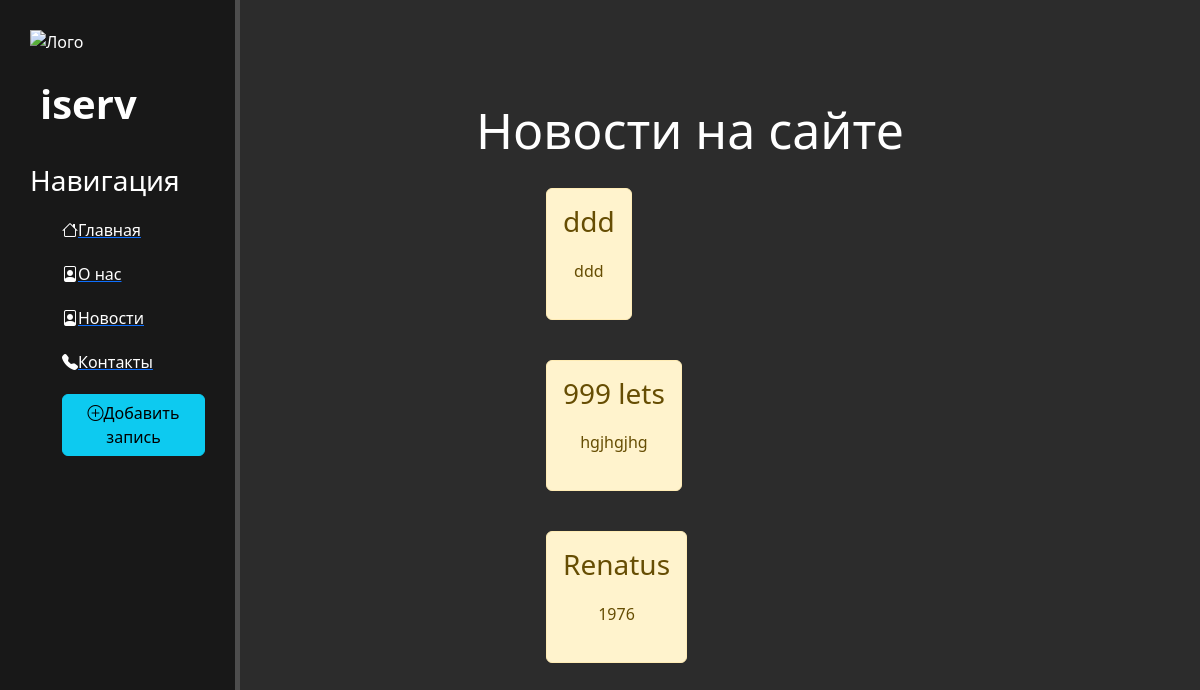
Page /news/ on the committed database.
### news/models.py (models this page shows, shortened)
class Articles(models.Model):
    title=models.CharField('Название', max_length=50)
    anons=models.CharField('Анонс', max_length=250)
    full_text=models.TextField('Статья')
    date=models.DateTimeField('Дата публикации')
    class Meta:
        verbose_name='Новость'
        verbose_name_plural='Новости'

### news/views.py (the view)
# urls.py: path('',views.news_home, name='news_home'),
def news_home(request):
    news=Articles.objects.order_by('-date')
    return render(request,'news/news_home.html',{'news':news})

### news/templates/news/news_home.html (shortened to what this page needs)
{% extends 'main/layout.html' %}
{% block content %}
<div class="features">
  <h1>Новости на сайте</h1>
  {% if news%}
  {% for el in news%}
  <div class="alert alert-warning">
    <h3>{{ el.title }}</h3>
    <p>{{ el.anons }}</p>
  </div>
  {% endfor %}
  {% else %}
  <p> У вас нет новостей!!!</p>
  {% endif %}
</div>
{%endblock%}

### main/static/main/css/main.css (style rules this page uses)
body { background: #2c2c2c; }
main .features { float: left; color: #fff; margin-top: 100px; text-align: center; width: 75%; }
main .features h1 { font-size: 50px }
main .features p { max-width: 400px; margin: 20px auto }
.alert-warning { float: left; clear: both; width: 400px0; margin: 20px 34%; text-align: center; }

### rows in the picture
Articles: title "ddd", anons "ddd"
Articles: title "999 lets", anons "hgjhgjhg"
Articles: title "Renatus", anons "1976"
